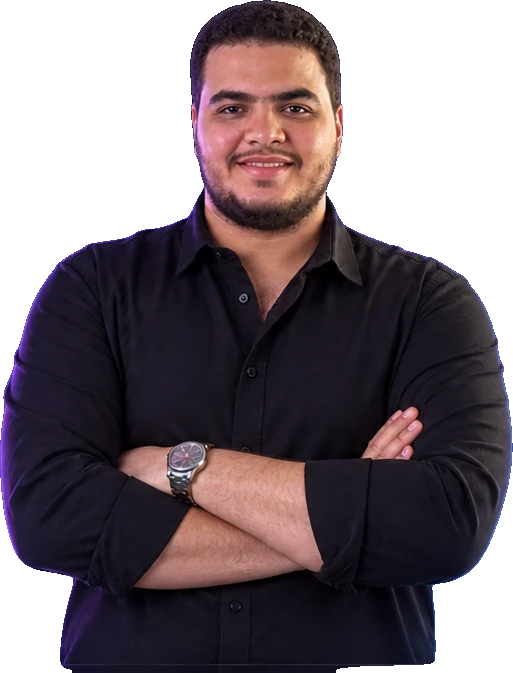
#> input picture tools/portrait.png, 513 x 673 px
$ python -i build.py   (imports and definitions only)
#> lines starting #> are read from the running program, lines starting #| are printed output that depends on the picture
#!/usr/bin/env python3
"""Build the animated SVG panels for the Fares-Ayman-1 GitHub profile README.

GitHub READMEs cannot run JavaScript, so every animation from the Claude Design
mock-up ("Fares GitHub Profile.dc.html") is baked into self-contained SVGs that
animate with CSS keyframes and SMIL. Fonts are subset and embedded so the panels
look the same on every machine.

    python tools/build.py static                 # hero, neofetch, training, stack, footer, buttons -> assets/
    python tools/build.py live --out dist        # stats, langs, streak, graph, snake from the GitHub API -> dist/

`live` reads a token from GITHUB_TOKEN / GH_TOKEN, falling back to `gh auth token`.
Only public, non-fork repositories count towards stars and languages.
Optional: set PROFILE_EMAIL before `static` to add an Email line to the neofetch panel.
"""
from __future__ import annotations

import argparse
import base64
import datetime as dt
import html
import io
import json
import math
import os
import random
import re
import subprocess
import urllib.request
from pathlib import Path

ROOT = Path(__file__).resolve().parents[1]
TOOLS = ROOT / "tools"
FONTS = TOOLS / "fonts"
W = 840

MONO = "'JBM','JetBrains Mono',Consolas,monospace"
SANS = "'SG','Space Grotesk','Segoe UI',system-ui,sans-serif"
FONT_FILES = {
    ("JBM", 400): "JetBrainsMono-Regular.ttf",
    ("JBM", 700): "JetBrainsMono-Bold.ttf",
    ("SG", 500): "SpaceGrotesk-Medium.ttf",
    ("SG", 700): "SpaceGrotesk-Bold.ttf",
    ("SORA", 700): "Sora-Bold.ttf",
}
REDUCED = "@media (prefers-reduced-motion:reduce){*{animation:none!important}}"


# ---------------------------------------------------------------- helpers
def esc(s) -> str:
    return html.escape(str(s), quote=True)


# [53 lines left out: functions _font_face, svg, discrete, write, not called in this run]


def panel(w, h, fill="#0d1117", stroke="#30363d", rx=12) -> str:
    return f'<rect x=".5" y=".5" width="{w - 1}" height="{h - 1}" rx="{rx}" fill="{fill}" stroke="{stroke}"/>'


def blink_css() -> str:
    return ".caret{animation:blink 1s step-end infinite}@keyframes blink{50%{opacity:0}}"


# ---------------------------------------------------------------- static: hero
ROLES = ["AI Engineer", "Building LLM agents", "Shipping RAG systems",
         "Training neural networks", "Computer vision tinkerer"]


# [38 lines left out: function hero, not called in this run]


# ---------------------------------------------------------------- static: neofetch
RAMP = " .'`^\",:;Il!i><~+_-?][}{1)(|/tfjrxnuvczXYUJCLQ0OZmwqpdbkhao*#MW&8%B@$"


def ascii_rows(path: Path, cols=150, rows=90) -> list[str]:
#> called with path = 'portrait.png', cols = 150, rows = 90
    from PIL import Image

    img = Image.open(path).convert("RGBA")
#> img is the input picture: PIL image 513x673 RGBA; mean R, G, B, A 51.3, 41.4, 66.2, 168.1
    side = int(img.width * 0.86)  # head-and-shoulders square crop of the cut-out
#> side = 441
    left = (img.width - side) // 2
#> left = 36
    img = img.crop((left, 0, left + side, side))
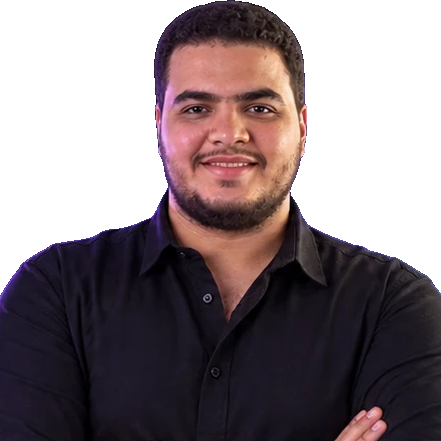
#> img: PIL image 441x441 RGBA; mean R, G, B, A 52.9, 40.1, 64.3, 156.6; transparent parts drawn white
    small = img.resize((cols, rows), Image.BOX)
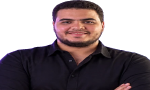
#> small: PIL image 150x90 RGBA; mean R, G, B, A 40.4, 28.7, 32.9, 156.7; transparent parts drawn white
    px = small.load()
    lum, alpha = [], []
    for y in range(rows):
        for x in range(cols):
            r, g, b, a = px[x, y]
            alpha.append(a)
            lum.append(0.299 * r + 0.587 * g + 0.114 * b)
#> after the loop, alpha = 13500 values, max 255 at index 78, min 0 at index 0, mean 156.7; lum = 13500 values, max 231 at index 2948, min 0 at index 0, mean 32.66
    # mix histogram-equalised and linear brightness: detail in the face, dark stays dark
    lit = sorted(v for v, a in zip(lum, alpha) if a > 110)
#> lit = 8305 values from 0 to 231
    lo, hi = lit[int(len(lit) * 0.02)], lit[int(len(lit) * 0.99)]
#> lo = 4.98; hi = 193.9
    import bisect
    out = []
    for y in range(rows):
        line = []
        for x in range(cols):
            i = y * cols + x
            if alpha[i] <= 110:
                line.append((" ", 0))
                continue
            eq = bisect.bisect_left(lit, lum[i]) / len(lit)
            lin = max(0.0, min(1.0, (lum[i] - lo) / ((hi - lo) or 1)))
            n = 0.55 * eq + 0.45 * lin
            line.append((RAMP[max(1, round(n * (len(RAMP) - 1)))], min(4, int(n * 5))))
        out.append(line)
#> after the loop, out = 90 items
    return out


ASCII_TONES = ["#24505e", "#3f8296", "#73bdd0", "#aee6f2", "#e4fbff"]


# [242 lines left out: functions ascii_markup, neofetch_lines, neofetch, training, not called in this run]


# ---------------------------------------------------------------- static: stack
STACK = [
    ("Python", "#3776ab"), ("PyTorch", "#ee4c2c"), ("TensorFlow", "#ff6f00"), ("scikit-learn", "#f7931e", "#111"),
    ("XGBoost", "#189fdd"), ("LightGBM", "#2e7d32"), ("LangChain", "#1c3c3c"), ("Claude API", "#d97757"),
    ("Gemini API", "#8e75b2"), ("OpenAI API", "#10a37f"), ("Qdrant", "#dc244c"), ("OpenCV", "#5c3ee8"),
    ("MediaPipe", "#0097a7"), ("FastAPI", "#009688"), ("Django", "#0c4b33"), ("Docker", "#2496ed"),
    ("PostgreSQL", "#4169e1"), ("Redis", "#dc382d"), ("pandas", "#150458"), ("NumPy", "#4dabcf"),
    ("Jupyter", "#f37626"), ("Streamlit", "#ff4b4b"), ("n8n", "#ea4b71"), ("TypeScript", "#3178c6"),
    ("Next.js", "#e6edf3", "#111"), ("React", "#61dafb", "#111"), ("GitHub Actions", "#2088ff"),
    ("Railway", "#853bce"), ("Git", "#f05032"),
]


# [92 lines left out: functions stack, footer, button, text_width, quantro_button, token and 1 more, not called in this run]


BASE_Q = """query($login:String!){user(login:$login){createdAt followers{totalCount}
pullRequests{totalCount} issues{totalCount}
repositoriesContributedTo(first:1,contributionTypes:[COMMIT,ISSUE,PULL_REQUEST,REPOSITORY]){totalCount}
repositories(first:100,ownerAffiliations:OWNER,privacy:PUBLIC,isFork:false){nodes{stargazerCount
languages(first:10,orderBy:{field:SIZE,direction:DESC}){edges{size node{name color}}}}}
contributionsCollection{contributionCalendar{totalContributions weeks{contributionDays{date contributionCount contributionLevel}}}}}}"""


# [33 lines left out: functions fetch, rank, not called in this run]


CARD, PINK = "#11161d", "#ff6b9a"


# [31 lines left out: function stats_card, not called in this run]


HIDE_LANGS = {"HTML", "CSS", "SCSS", "MDX"}  # markup, not programming languages


# [34 lines left out: function langs_card, not called in this run]


def _fmt(d: dt.date, year=False) -> str:
    day = "%#d" if os.name == "nt" else "%-d"
    return d.strftime(f"%b {day}, %Y" if year else f"%b {day}")


# [90 lines left out: functions streak_card, graph_card, not called in this run]


LEVEL = {"NONE": 0, "FIRST_QUARTILE": 1, "SECOND_QUARTILE": 2, "THIRD_QUARTILE": 3, "FOURTH_QUARTILE": 4}
CELL = ["#161b22", "#0e4429", "#006d32", "#26a641", "#39d353"]


# [97 lines left out: functions snake_card, main, not called in this run]


# [2 lines not run here, left out]

>>> result = ascii_rows('portrait.png')
#> result = 90 items
